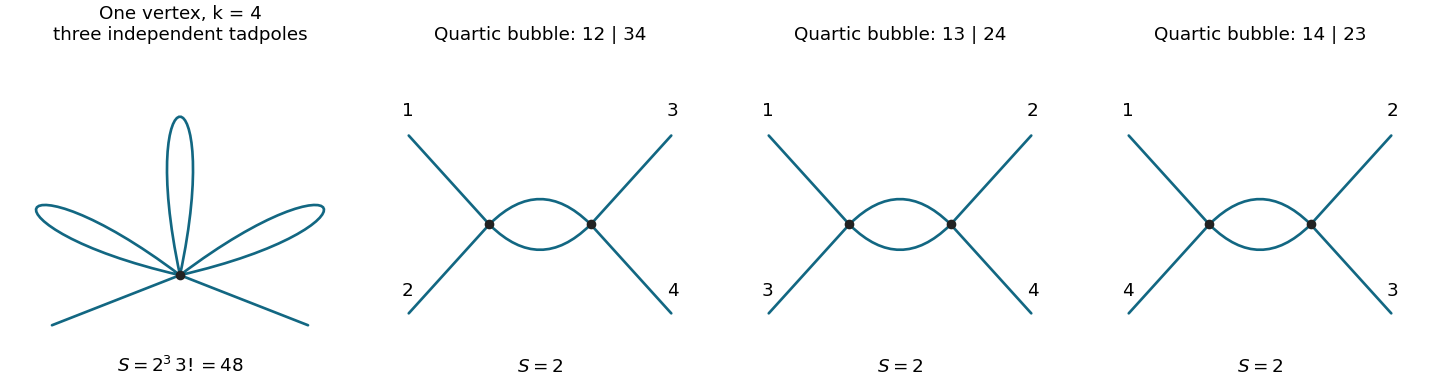

Generate this figure with Python:
"""Original diagram; tested with Python 3.14, NumPy and Matplotlib. Output only in caller CWD."""
from pathlib import Path
import numpy as np
import matplotlib
matplotlib.use("Agg")
import matplotlib.pyplot as plt
from matplotlib.patches import FancyArrowPatch, PathPatch
from matplotlib.path import Path as MplPath
plt.rcParams.update({"font.size":11,"axes.titlesize":11,"figure.facecolor":"white","savefig.facecolor":"white"})
COLOR="#126782"
def edge(ax,a,b,rad=0,arrow=True):
    ax.add_patch(FancyArrowPatch(a,b,arrowstyle="-|>" if arrow else "-",mutation_scale=10,connectionstyle=f"arc3,rad={rad}",color=COLOR,lw=1.6,shrinkA=1,shrinkB=1))
def dot(ax,p,label=None):
    ax.scatter(*p,s=23,color="#222222",zorder=4)
    if label:ax.text(p[0]+.025,p[1]-.045,label,fontsize=9,color="#333333")
def loop(ax,p,r=.11,sign=1,arrow=True):
    t=np.linspace(-np.pi/2,3*np.pi/2,140)
    xs=p[0]+r*np.cos(t);ys=p[1]+sign*r*(1+np.sin(t))
    ax.plot(xs,ys,color=COLOR,lw=1.6)
    if arrow:
        j=56
        ax.add_patch(FancyArrowPatch((xs[j],ys[j]),(xs[j+7],ys[j+7]),arrowstyle="-|>",mutation_scale=10,color=COLOR,lw=1.6))
def clean(ax):
    ax.set(xlim=(-.05,1.05),ylim=(-.07,1.12));ax.set_aspect("equal");ax.axis("off")
def external_labels(ax,points):
    for name,p in points.items():
        ax.text(p[0]-.035 if p[0]<.5 else p[0]+.015,p[1]+.03,"$"+name[0]+"_"+name[1]+"$",ha="right" if p[0]<.5 else "left",fontsize=10)

fig,axes=plt.subplots(1,4,figsize=(12,3.25),layout="constrained")
ax=axes[0];v=np.array([.5,.32]);edge(ax,(.04,.14),v,arrow=False);edge(ax,v,(.96,.14),arrow=False)
for angle in [25,90,155]:
    e=np.array([np.cos(np.deg2rad(angle)),np.sin(np.deg2rad(angle))]);n=np.array([-e[1],e[0]])
    points=[v,v+.75*e+.16*n,v+.75*e-.16*n,v]
    ax.add_patch(PathPatch(MplPath(points,[MplPath.MOVETO,MplPath.CURVE4,MplPath.CURVE4,MplPath.CURVE4]),fill=False,color=COLOR,lw=1.6))
dot(ax,v);ax.set_title("One vertex, k = 4\nthree independent tadpoles");ax.text(.5,-.025,r"$S=2^3\,3!=48$",ha="center");clean(ax)
pairs=[("12 | 34",['1','2','3','4']),("13 | 24",['1','3','2','4']),("14 | 23",['1','4','2','3'])]
for ax,(title,labs) in zip(axes[1:],pairs):
    z=(.32,.5);w=(.68,.5);ext=[(.03,.82),(.03,.18),(.97,.82),(.97,.18)]
    for p,target,label in zip(ext,[z,z,w,w],labs):
        edge(ax,p,target,arrow=False);ax.text(p[0],p[1]+.065,label,ha="center")
    edge(ax,z,w,.5,False);edge(ax,z,w,-.5,False);dot(ax,z);dot(ax,w)
    ax.set_title("Quartic bubble: "+title);ax.text(.5,-.025,r"$S=2$",ha="center");clean(ax)
fig.savefig(Path.cwd()/Path(__file__).with_suffix(".png").name,dpi=120,transparent=False)
plt.close(fig)
